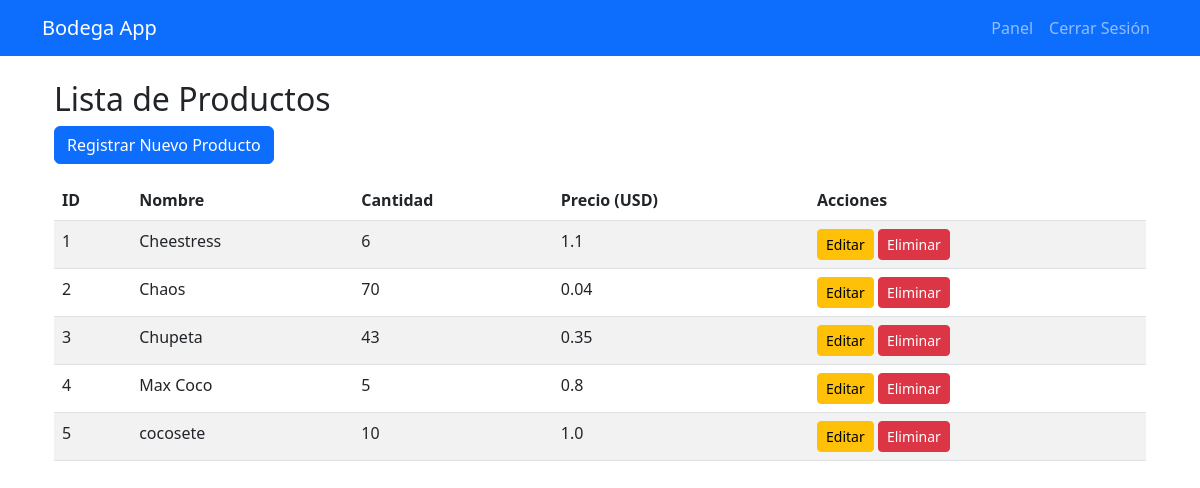
/productos (signed in), run on the app's committed database.
### models.py (models this page shows)
class Producto(db.Model):
    id = db.Column(db.Integer, primary_key=True)
    nombre = db.Column(db.String(100), nullable=False)
    cantidad = db.Column(db.Integer, nullable=False)
    precio = db.Column(db.Float, nullable=False)
    fecha = db.Column(db.DateTime, default=datetime.utcnow)

### app.py (the view)
@app.route('/productos')
@login_required
def listar_productos():
    productos = db.session.execute(select(Producto)).scalars().all()
    return render_template('productos.html', productos=productos)

### app.py (called while the page is built)
@login_manager.user_loader
def load_user(user_id):
    return db.session.get(Usuario, int(user_id))

### templates/productos.html
{% extends "base.html" %}
{% block content %}
<div class="container">
    <h2>Lista de Productos</h2>
    <a href="{{ url_for('registrar_producto') }}" class="btn btn-primary mb-3">Registrar Nuevo Producto</a>
    <div class="table-responsive">
        <table class="table table-striped">
            <thead>
                <tr>
                    <th>ID</th>
                    <th>Nombre</th>
                    <th>Cantidad</th>
                    <th>Precio (USD)</th>
                    <th>Acciones</th>
                </tr>
            </thead>
            <tbody>
                {% for producto in productos %}
                <tr>
                    <td>{{ producto.id }}</td>
                    <td>{{ producto.nombre }}</td>
                    <td>{{ producto.cantidad }}</td>
                    <td>{{ producto.precio }}</td>
                    <td>
                        <a href="{{ url_for('editar_producto', id=producto.id) }}" class="btn btn-warning btn-sm">Editar</a>
                        <form action="{{ url_for('eliminar_producto', id=producto.id) }}" method="POST" style="display:inline;">
                            <button type="submit" class="btn btn-danger btn-sm" onclick="return confirm('¿Eliminar este producto?')">Eliminar</button>
                        </form>
                    </td>
                </tr>
                {% else %}
                <tr>
                    <td colspan="5">No hay productos registrados</td>
                </tr>
                {% endfor %}
            </tbody>
        </table>
    </div>
</div>
{% endblock %}

### templates/base.html (shortened to what this page needs)
<!DOCTYPE html>
<html lang="es">
<head>
    <link href="https://cdn.jsdelivr.net/npm/bootstrap@5.3.0/dist/css/bootstrap.min.css" rel="stylesheet">
    <link rel="stylesheet" href="{{ url_for('static', filename='style.css') }}">
</head>
<body>
    <nav class="navbar navbar-expand-lg navbar-dark bg-primary">
        <div class="container">
            <a class="navbar-brand" href="{{ url_for('index') }}">Bodega App</a>
            <div class="collapse navbar-collapse">
                <ul class="navbar-nav ms-auto">
                    {% if current_user.is_authenticated %}
                    <li class="nav-item">
                        <a class="nav-link" href="{{ url_for('dashboard') }}">Panel</a>
                    </li>
                    <li class="nav-item">
                        <a class="nav-link" href="{{ url_for('logout') }}">Cerrar Sesión</a>
                    </li>
                    {% else %}
                    <li class="nav-item">
                        <a class="nav-link" href="{{ url_for('login') }}">Acceso Dueño</a>
                    </li>
                    {% endif %}
                </ul>
            </div>
        </div>
    </nav>
    <div class="container mt-4">
        {% block content %}{% endblock %}
    </div>
</body>
</html>

### data on the page
Producto: id "1", nombre "Cheestress", cantidad "6", precio "1.1"
Producto: id "2", nombre "Chaos", cantidad "70", precio "0.04"
Producto: id "3", nombre "Chupeta", cantidad "43", precio "0.35"
Producto: id "4", nombre "Max Coco", cantidad "5", precio "0.8"
Producto: id "5", nombre "cocosete", cantidad "10", precio "1.0"
